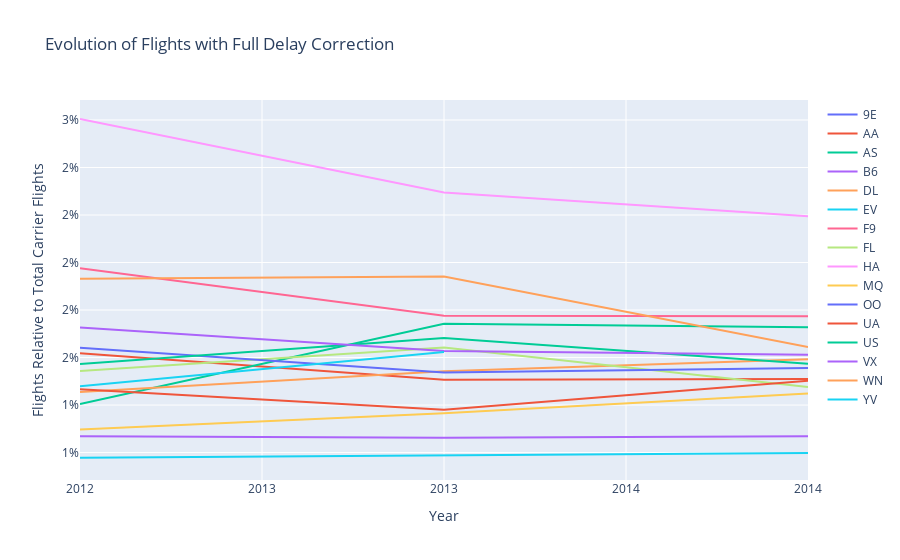

The notebook cell saved with this chart:
### Markdown cell above
EVOLUTION OF DELAY CORRECTIONS COUNT RELATIVE TO FLIGHT COUNT PER CARRIER ACROSS INDIVIDUAL YEARS: Full Delay Correction

### Code cell
traces = []
changePerCarrierMap = dict()
years = []

for i in range(len(carrierDelayCountEvolution.toPandas()['Year'])):
    if not carrierDelayCountEvolution.toPandas()['Year'][i] in years:
        years.append(carrierDelayCountEvolution.toPandas()['Year'][i])

years.sort()
        
for i in range(len(carrierDelayCountEvolution.toPandas()['Carrier'])):
    if not carrierDelayCountEvolution.toPandas()['Carrier'][i] in changePerCarrierMap:
        changePerCarrierMap[carrierDelayCountEvolution.toPandas()['Carrier'][i]] = []
        
    changePerCarrierMap[carrierDelayCountEvolution.toPandas()['Carrier'][i]].append(carrierDelayCountEvolution.toPandas()['FullDelayCorrection'][i])
    
for key in changePerCarrierMap:
    traces.append(go.Scatter(
        y = changePerCarrierMap[key],
        x = years,
        mode = 'lines',
        name = key))
                
layout = dict(title = 'Evolution of Flights with Full Delay Correction',
              xaxis= dict(title= 'Year',zeroline= False,tickformat='d'),
              yaxis= dict(title= 'Flights Relative to Total Carrier Flights',tickformat=',.0%')
             )

fig = dict(data = traces, layout = layout)

pyo.iplot(fig)

### Figure 1 — Plotly figure (JSON) as saved in the notebook; plotly's stock layout.template omitted (floating-point values rounded to 4 significant figures)
{"data": [{"mode": "lines", "name": "9E", "type": "scatter", "x": [2012, 2013, 2014], "y": [0.01164]}, {"mode": "lines", "name": "AA", "type": "scatter", "x": [2012, 2013, 2014], "y": [0.01618, 0.01506, 0.0151]}, {"mode": "lines", "name": "AS", "type": "scatter", "x": [2012, 2013, 2014], "y": [0.01404, 0.01742, 0.01728]}, {"mode": "lines", "name": "B6", "type": "scatter", "x": [2012, 2013, 2014], "y": [0.01269, 0.01263, 0.01269]}, {"mode": "lines", "name": "DL", "type": "scatter", "x": [2012, 2013, 2014], "y": [0.01455, 0.01542, 0.01593]}, {"mode": "lines", "name": "EV", "type": "scatter", "x": [2012, 2013, 2014], "y": [0.01178, 0.0119, 0.01198]}, {"mode": "lines", "name": "F9", "type": "scatter", "x": [2012, 2013, 2014], "y": [0.01976, 0.01776, 0.01774]}, {"mode": "lines", "name": "FL", "type": "scatter", "x": [2012, 2013, 2014], "y": [0.01543, 0.01642, 0.01476]}, {"mode": "lines", "name": "HA", "type": "scatter", "x": [2012, 2013, 2014], "y": [0.02604, 0.02295, 0.02195]}, {"mode": "lines", "name": "MQ", "type": "scatter", "x": [2012, 2013, 2014], "y": [0.01297, 0.01365, 0.01449]}, {"mode": "lines", "name": "OO", "type": "scatter", "x": [2012, 2013, 2014], "y": [0.01642, 0.01537, 0.01556]}, {"mode": "lines", "name": "UA", "type": "scatter", "x": [2012, 2013, 2014], "y": [0.01467, 0.0138, 0.01502]}, {"mode": "lines", "name": "US", "type": "scatter", "x": [2012, 2013, 2014], "y": [0.01573, 0.01682, 0.01574]}, {"mode": "lines", "name": "VX", "type": "scatter", "x": [2012, 2013, 2014], "y": [0.01726, 0.01628, 0.01612]}, {"mode": "lines", "name": "WN", "type": "scatter", "x": [2012, 2013, 2014], "y": [0.01932, 0.01941, 0.01645]}, {"mode": "lines", "name": "YV", "type": "scatter", "x": [2012, 2013, 2014], "y": [0.01479, 0.01623]}], "layout": {"autosize": true, "title": {"text": "Evolution of Flights with Full Delay Correction"}, "xaxis": {"autorange": true, "range": [2012, 2014], "tickformat": "d", "title": {"text": "Year"}, "type": "linear", "zeroline": false}, "yaxis": {"autorange": true, "range": [0.01084, 0.02684], "tickformat": ",.0%", "title": {"text": "Flights Relative to Total Carrier Flights"}, "type": "linear"}}}
